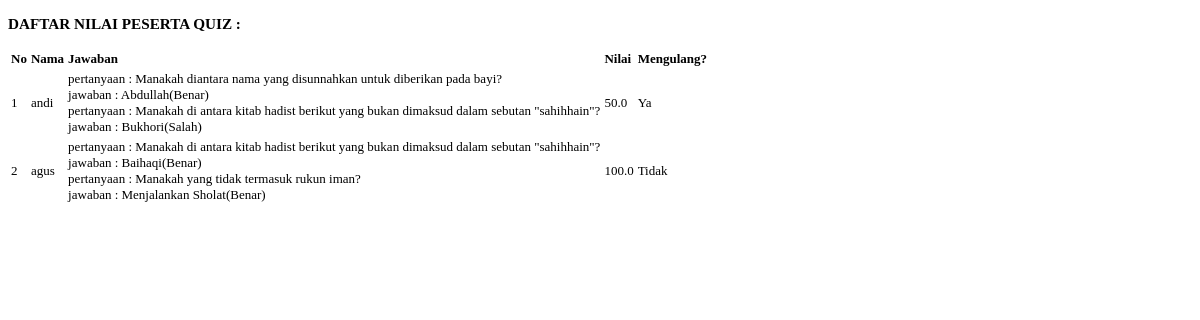
Before: /result_list with the older database file.
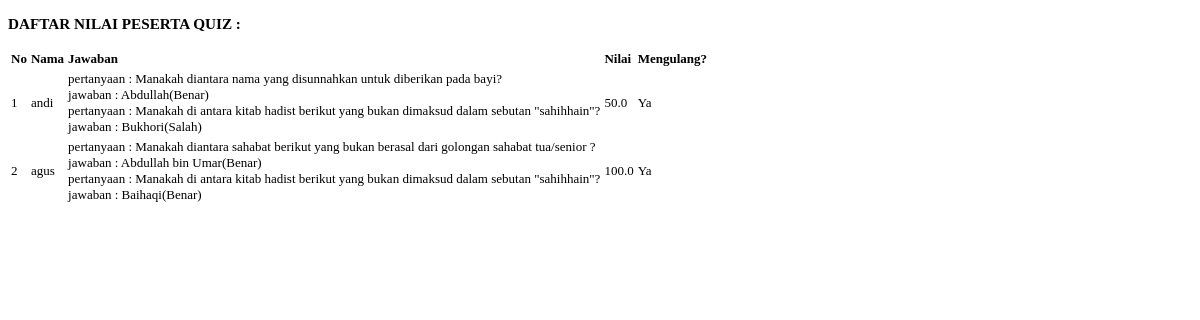
After: the same page with the newer database file.
### quiz/models.py (models this page shows, shortened)
class User(models.Model):
    username = models.CharField(max_length=30)
    update = models.DateTimeField(auto_now_add=True)

class Answer(models.Model):
    user = models.ForeignKey(User,on_delete=models.CASCADE)
    option = models.ForeignKey(Option,on_delete=models.CASCADE)
    update = models.DateTimeField(auto_now=True)

class Option(models.Model):
    question = models.ForeignKey(Question,on_delete=models.CASCADE)
    text = models.CharField(max_length=100)
    is_true=models.BooleanField(default=False)

class Question(models.Model):
    text = models.CharField(max_length=200)
    update = models.DateTimeField(auto_now=True)

class Result(models.Model):
    user = models.OneToOneField(User,on_delete=models.CASCADE)
    result = models.FloatField()
    is_repeat = models.BooleanField(default=False)
    update = models.DateTimeField(auto_now=True)

### quiz/views.py (the view)
# urls.py: path('result_list',views.result_list_view,name='result-list-view'),
def result_list_view(request):
    users = User.objects.all()
    context = {
        'users':users
    }
    return render (request,'quiz/result_list.html',context)

### quiz/templates/quiz/result_list.html
{% extends 'quiz/base.html' %}
{% block content %}
    <h3>DAFTAR NILAI PESERTA QUIZ : </h3>
    <table class="table table-scroll table-hover">
        <thead>
            <tr>
                <td class="table-header-data">No</td>
                <td class="table-header-data">Nama</td>
                <td class="table-header-data">Jawaban</td>
                <td class="table-header-data">Nilai</td>
                <td class="table-header-data">Mengulang?</td>
            </tr>
        </thead>
        <tbody>
            {% for user in users %}
            <tr>
                <td>{{forloop.counter}}</td>
                <td>{{user.username}}</td>
                <td>
                    {% for answer in user.answer_set.all %}
                        pertanyaan : {{answer.option.question.text}} <br>
                        jawaban : {{answer.option.text}}({% if answer.option.is_true %}Benar{% else %}Salah{% endif %}) <br>
                    {% endfor %}
                </td>
                <td>
                    {{user.result.result}}
                </td>
                <td>
                    {% if user.result.is_repeat %}Ya{% else %}Tidak{% endif %}
                </td>
            </tr>
            {% endfor %}
        </tbody>
    </table>
{% endblock %}

### quiz/templates/quiz/base.html (shortened to what this page needs)
{% load static %}
<!DOCTYPE html>
<html>
    <head>
        <link rel="stylesheet" href="https://unpkg.com/spectre.css/dist/spectre.min.css">
        <link rel="stylesheet" href="https://unpkg.com/spectre.css/dist/spectre-exp.min.css">
        <link rel="stylesheet" href="https://unpkg.com/spectre.css/dist/spectre-icons.min.css">
        <link rel="stylesheet" href="{% static 'style.css' %}">
    </head>
    <body>
        <div class="container" style="font-size: small;">
            {% block content %}
            {% endblock%}
        </div>
    </body>
</html>

### static_project/style.css (style rules this page uses)
.table-header-data { font-weight: bolder; font-family: Cambria; }

Changed rows visible on the page:
removed Answer: option.question.text "Manakah yang tidak termasuk rukun iman?", option.text "Menjalankan Sholat", shows "Benar", shown under User "agus"
computed for User "agus": text "Tidak" → "Ya"
added Answer: option.question.text "Manakah diantara sahabat berikut yang bukan berasal dari golongan sahabat tua/senior ?", option.text "Abdullah bin Umar", shows "Benar", shown under User "agus"
